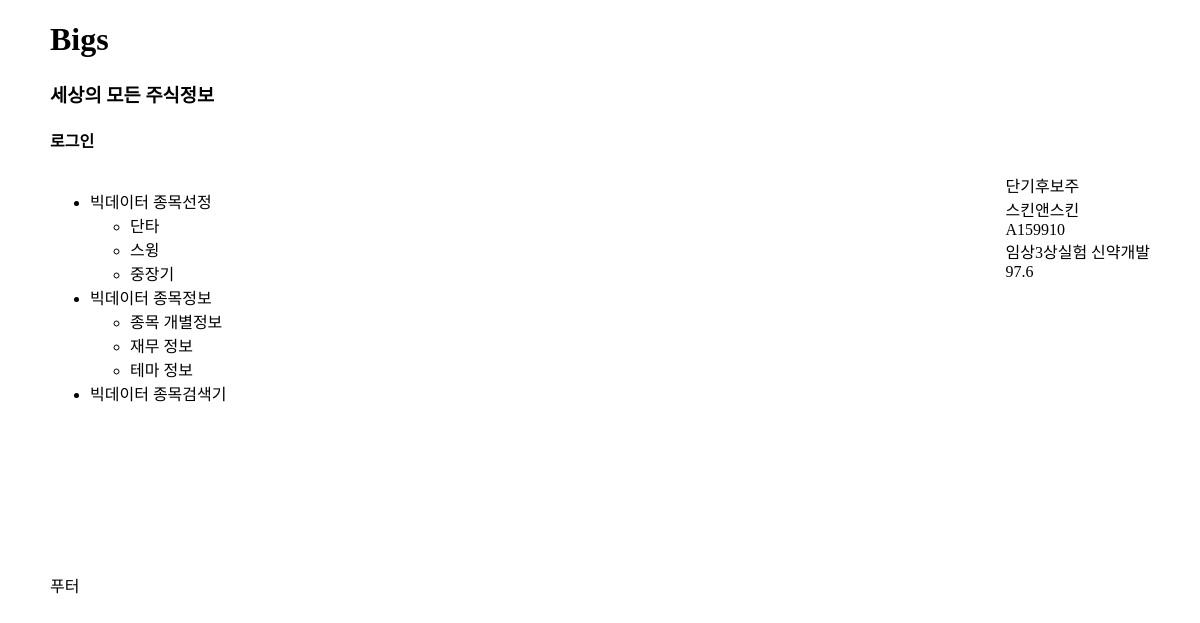
Screenshot of /stocks/스킨앤스킨 with the database file from the repository.
### stocks/models.py (models this page shows, shortened)
class StockCard(models.Model):
	category = models.CharField(max_length=10)
	name = models.CharField(max_length=30)
	code = models.CharField(max_length=10)
	theme = models.TextField()
	bigs_score = models.DecimalField(max_digits=3, decimal_places=1)

### stocks/views.py (the view)
# urls.py: path('stocks/<stockname>', views.stockpage, name='stockpage')
def stockpage(request, stockname):
	stock = StockCard.objects.get(name=stockname)
	context = {'stock':stock}
	return render(request, 'stocks/stockpage.html', context)

### stocks/templates/stocks/stockpage.html
{% extends "./base_generic.html" %}
{% block content %}
	{{stock.category}}<br>
	{{stock.name}}<br>
	{{stock.code}}<br>
	{{stock.theme}}<br>
	{{stock.bigs_score}}<br>
{% endblock %}

### stocks/static/stocks/style.css (style rules this page uses)
* { font-family: 'Nanum Gothic'; }

### rows the page displays
StockCard: category "단기후보주", name "스킨앤스킨", code "A159910", theme "임상3상실험 신약개발", bigs_score "97.6"
